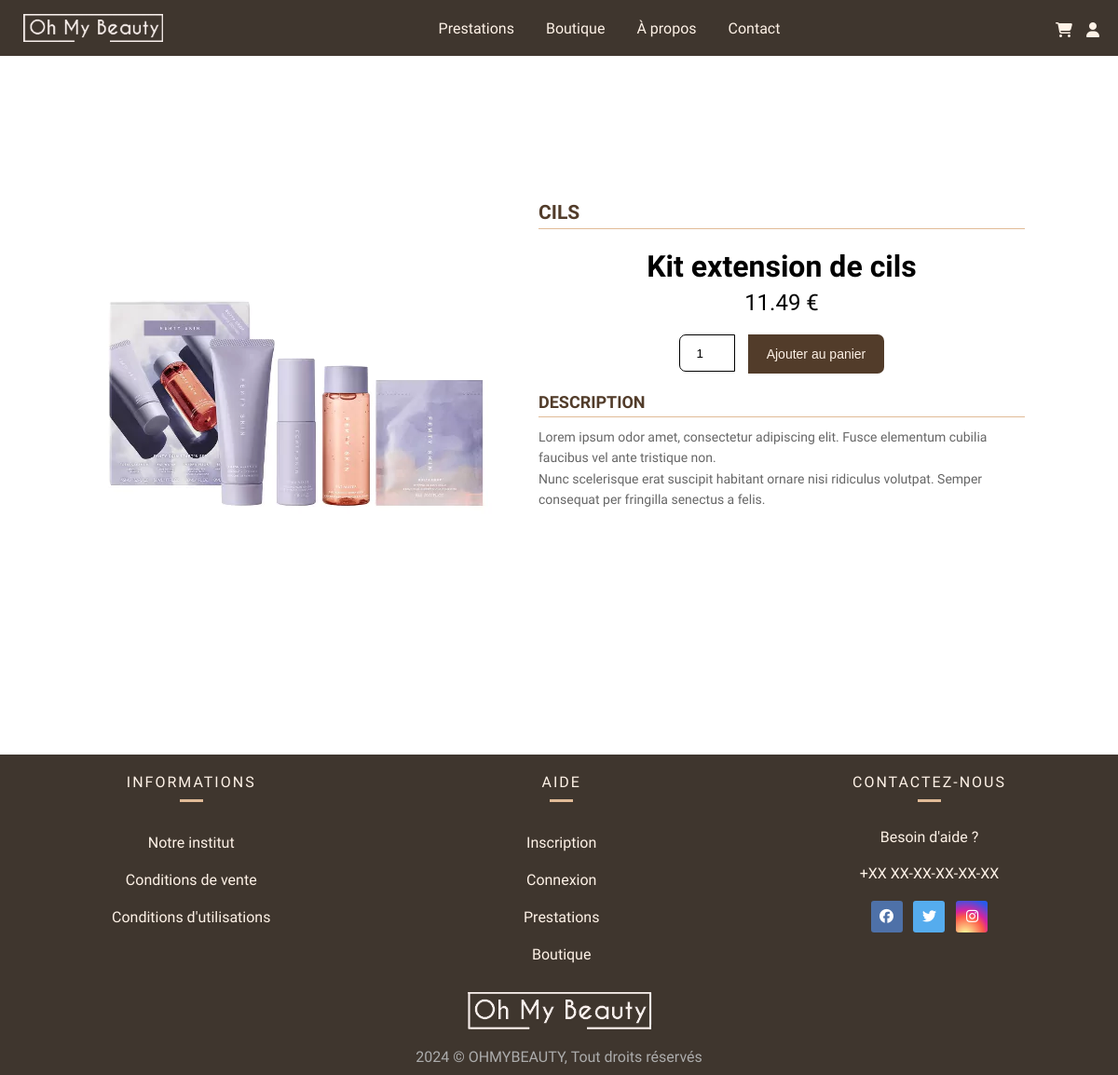
The page /index.php?action=voirArticle&id_produit=5 on the database its author committed.
### tables this page shows
CREATE TABLE IF NOT EXISTS `produit` (
  `id_produit` int NOT NULL AUTO_INCREMENT,
  `designation` varchar(50) NOT NULL,
  `prix` decimal(15,2) NOT NULL,
  `image` varchar(255) DEFAULT NULL,
  `description` varchar(255) DEFAULT NULL,
  `id_categorie` int NOT NULL,
  PRIMARY KEY (`id_produit`),
  KEY `id_categorie` (`id_categorie`),
  CONSTRAINT `produit_ibfk_1` FOREIGN KEY (`id_categorie`) REFERENCES `categorie` (`id_categorie`)
);

CREATE TABLE IF NOT EXISTS `categorie` (
  `id_categorie` int NOT NULL AUTO_INCREMENT,
  `designation` varchar(50) NOT NULL,
  PRIMARY KEY (`id_categorie`)
);

### app/Connect.php (called while the page is built, shortened)
<?php
abstract class Connect {
    public static function seConnecter(){
        try {
            return new \PDO(
                "mysql:host=".self::HOST.";dbname=".self::DB.";charset=utf8", self::USER, self::PASS);
        } catch (\PDOException $ex) {
            return $ex->getMessage();
        }
    }
}

### model/managers/ProduitManager.php (called while the page is built, shortened)
<?php
class ProduitManager {
    private $db;
    public function __construct() {
        $this->db = Connect::seConnecter();
    }
    public function obtenirProduitEtSaCategorieParId($id_produit) {
        $requete = "
            SELECT p.id_produit, p.designation, p.prix, p.description, p.image, p.id_categorie, c.designation AS nom_categorie
            FROM produit p
            JOIN categorie c ON p.id_categorie = c.id_categorie
            WHERE p.id_produit = :id_produit
        ";
        $stmt = $this->db->prepare($requete);
        $stmt->bindParam(':id_produit', $id_produit, \PDO::PARAM_INT);
        $stmt->execute();
        return $stmt->fetch();
    }
}

### view/vueArticle.php (the view, shortened to what this page needs)
    <div class="product-detail-container">
        <div class="product-image">
            <img src="./public/img/<?= $article['image']; ?>" alt="Image du produit">
        </div>
        <div class="product-info">
            <div class="product-category">
                <h2><?= $article['nom_categorie']; ?></h2>
            </div>
            <h1><?= $article['designation']; ?></h1>
            <p class="product-price"><?= htmlspecialchars($article['prix']); ?> €</p>
            <div class="product-purchase">
                <form method="get" action="index.php">
                    <input type="number" id="quantite" name="quantite" value="1" min="1" required>
                    <button class="add-to-cart" type="submit">Ajouter au panier</button>
            </div>
            <div class="product-description">
                <h3>DESCRIPTION</h3>
                <p>Lorem ipsum odor amet, consectetur adipiscing elit. Fusce elementum cubilia faucibus vel ante tristique non.</p>
                <p>Nunc scelerisque erat suscipit habitant ornare nisi ridiculus volutpat. Semper consequat per fringilla senectus a felis.</p>
            </div>
        </div>
    </div>
<?php
require "template.php";

### public/css/style.css (style rules this page uses)
:root { --marron : #3F362E; --brun : #523c2a; --beige : #E1BB97; --bcreme : #FEF2E7; --rufina : "Rufina", serif;; --oxygen : "Oxygen", sans-serif; }
* { margin: 0; padding: 0; vertical-align: top; box-sizing: border-box; }
h1 { font-family: var(--rufina); border-bottom: solid 2px var(--beige); padding: 6px; text-align: center; }
.product-detail-container { padding-top:13vw; padding-bottom:13vw; display: flex; justify-content: space-between; align-items: flex-start; max-width: 1000px; margin: 0 auto; gap: 40px; font-family: var(--oxygen); }
.product-image img { max-width: 100%; border-radius: 8px; }
.product-info { flex: 1; }
.product-info h1 { border: none; }
.product-category { display: flex; justify-content: space-between; align-items: center; font-size: 14px; color: var(--brun); border-bottom: 1px solid #e1bb97; padding-bottom: 5px; margin-bottom: 15px; }
.product-price { font-size: 24px; margin-bottom: 20px; text-align: center; }
.product-purchase { display: flex; align-items: center; margin-bottom: 20px; width: 100%; justify-content: center; }
.product-purchase input[type="number"] { padding: 5px; margin-right: 10px; border: 1px solid ; border-radius: 7px 0 0 7px; background-color: #fff; width:60px; height: 40px; text-align: center; }
.add-to-cart { background-color: var(--brun); color: var(--bcreme); padding: 13px 20px; border: none; border-radius: 0 7px 7px 0; cursor: pointer; font-size: 14px; transition: background-color 0.3s; }
.product-description h3 { font-size: 18px; color: var(--brun); margin-bottom: 10px; border-bottom: 1px solid #e1bb97; padding-bottom: 5px; }
.product-description p { font-size: 14px; color: #666; line-height: 1.6; }

### rows shown on the page
produit: image (picture), id_categorie.designation "CILS", designation "Kit extension de cils", prix "11.49"
